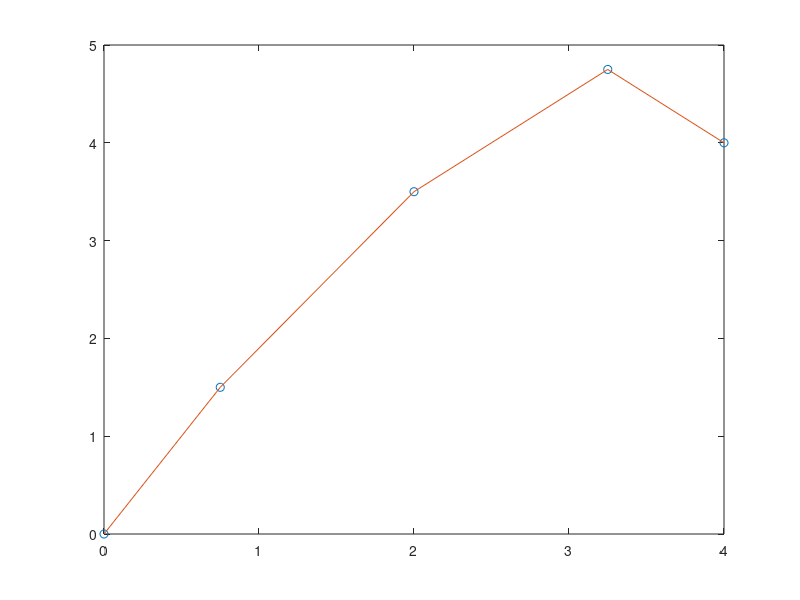

Reproduce this figure in MATLAB. (Note: this script raises an error after producing the figure.)
%Question 5.1 (d) 
% Bezier curve with 5 control points denoted by red points
% Bezier curve with 4 control points denoted by yellow points 
% Blue line joins 5 control points
% Brown line joins 4 control points 
% Magenta line represents curve 

P = [0 0; 3/4 6/4; 2 7/2; 13/4 19/4; 4 4]
plot(P(:,1),P(:,2),'o');
hold on
plot(P(:,1),P(:,2));
n = 100; 
i = 1;
for u=0:(1/(n-1)):1
    Q(i,:) = deCasteljau(P, u);
    i = i + 1;
    plot(Q(:,1),Q(:,2),'b')
    hold on
end

P = [0 0; 1 2; 3 5; 4 4]
plot(P(:,1),P(:,2),'+');
hold on
plot(P(:,1),P(:,2));
n = 100; 
i = 1;
for u=0:(1/(n-1)):1
    Q(i,:) = deCasteljau(P, u);
    i = i + 1;
    plot(Q(:,1),Q(:,2),'m') 
    hold on
end

title("Bezier Curve representation with 4 and 5 control points");
xlabel("X Axis");
ylabel("Y Axis");


